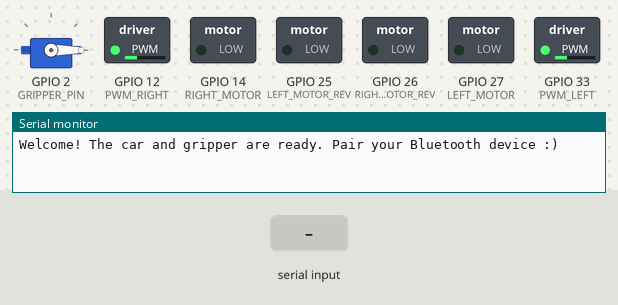
Bench run of a sketch on a simulated ESP32. Parts: servo, switched loads named in the sketch (green lamp = pin HIGH), the last lines printed to the serial monitor. The test bench sets the inputs (shaded band). Nothing arrives over Bluetooth unless stated.

Above: at 1.2 s.
1.3 s: "f" received over the second serial link
At 2.1 s:
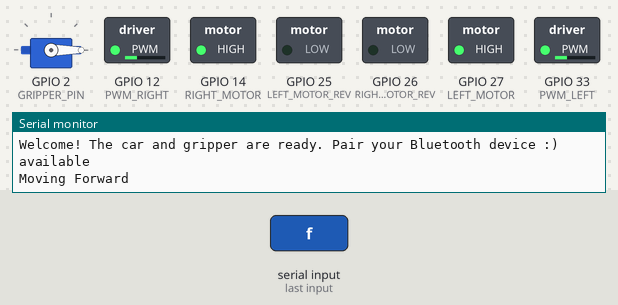
2.8 s: "b" received over the second serial link
At 3.2 s:
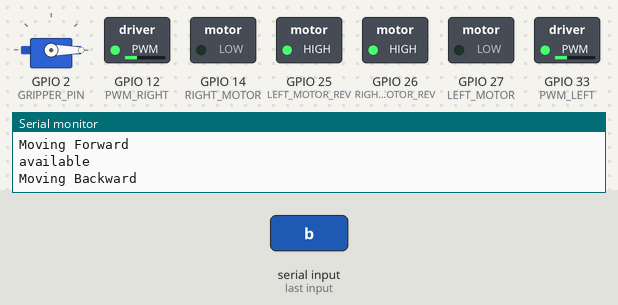
4.3 s: "r" received over the second serial link
At 5.5 s:
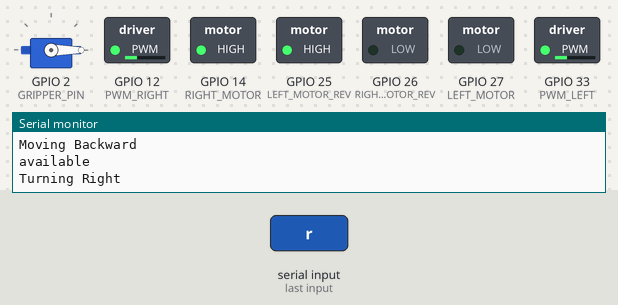
5.8 s: "l" received over the second serial link
At 6.7 s:
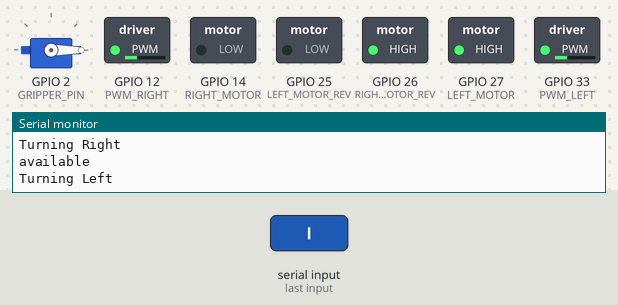
7.3 s: "c" received over the second serial link
At 7.8 s:
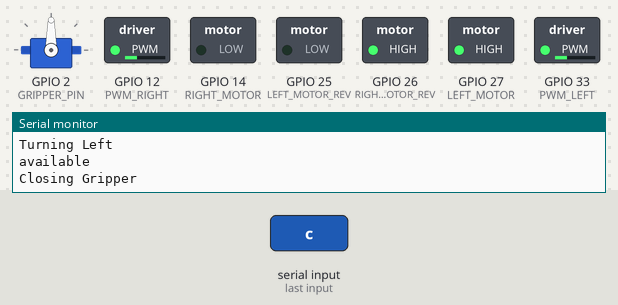
8.8 s: "f" received over the second serial link
At 10.2 s:
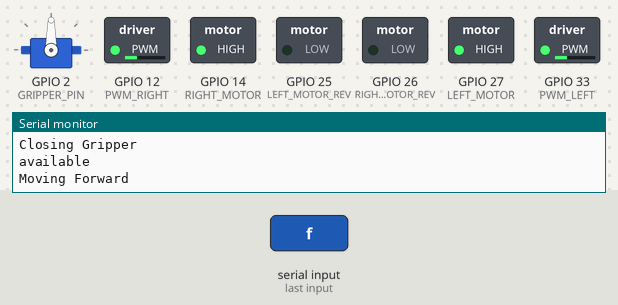
Timing chart, 0 to 11.3 s (numbered marks = the images above; inputs shaded):
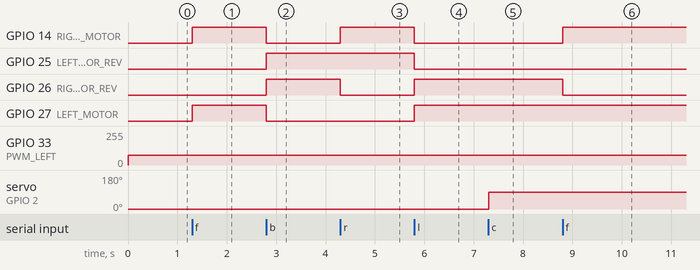

The sketch:

test.ino
```cpp
#include <BluetoothSerial.h>
#include <ESP32Servo.h>

BluetoothSerial serialBt;
Servo gripperServo;  //gripper servo object

//Motor pin definitions
#define RIGHT_MOTOR 14
#define LEFT_MOTOR 27
#define RIGHT_MOTOR_REV 26
#define LEFT_MOTOR_REV 25

//enable pins
#define PWM_RIGHT 12
#define PWM_LEFT 33


#define GRIPPER_PIN 2

void setup() {
  Serial.begin(115200);
  serialBt.begin("Tmam");
  Serial.println("Welcome! The car and gripper are ready. Pair your Bluetooth device :)");

  //motor control pins=outputs
  pinMode(RIGHT_MOTOR, OUTPUT);
  pinMode(LEFT_MOTOR, OUTPUT);
  pinMode(RIGHT_MOTOR_REV, OUTPUT);
  pinMode(LEFT_MOTOR_REV, OUTPUT);

  //PWM control pins=outputs
  pinMode(PWM_RIGHT, OUTPUT);
  pinMode(PWM_LEFT, OUTPUT);

  //gripper servo
  gripperServo.attach(GRIPPER_PIN);
  gripperServo.write(0);  //open position
}

void loop() {
  //speed of motors
  analogWrite(PWM_RIGHT, 75);  //right motor
  analogWrite(PWM_LEFT, 75);   //left motor

  if (serialBt.available()) {
    char state = serialBt.read();
    // sensor1state = digitalRead(sensor1);
    Serial.println("available");

    if (state == 'f') {
      moveForward();
    } else if (state == 'b') {
      moveBackward();
    } else if (state == 'r') {
      turnRight();
    } else if (state == 'l') {
      turnLeft();
    } else if (state == 'o') {
      openGripper();
    } else if (state == 'c') {
      closeGripper();
    }
  }
}


void moveForward() {
  Serial.println("Moving Forward");
  serialBt.println("Moving Forward");
  digitalWrite(RIGHT_MOTOR, HIGH);
  digitalWrite(LEFT_MOTOR, HIGH);
  digitalWrite(RIGHT_MOTOR_REV, LOW);
  digitalWrite(LEFT_MOTOR_REV, LOW);
}


void moveBackward() {
  Serial.println("Moving Backward");
  serialBt.println("Moving Backward");
  digitalWrite(RIGHT_MOTOR, LOW);
  digitalWrite(LEFT_MOTOR, LOW);
  digitalWrite(RIGHT_MOTOR_REV, HIGH);
  digitalWrite(LEFT_MOTOR_REV, HIGH);
}


void turnRight() {
  Serial.println("Turning Right");
  serialBt.println("Turning Right");
  digitalWrite(RIGHT_MOTOR, HIGH);
  digitalWrite(LEFT_MOTOR, LOW);
  digitalWrite(RIGHT_MOTOR_REV, LOW);
  digitalWrite(LEFT_MOTOR_REV, HIGH);
}


void turnLeft() {
  Serial.println("Turning Left");
  serialBt.println("Turning Left");
  digitalWrite(RIGHT_MOTOR, LOW);
  digitalWrite(LEFT_MOTOR, HIGH);
  digitalWrite(RIGHT_MOTOR_REV, HIGH);
  digitalWrite(LEFT_MOTOR_REV, LOW);
}


void stop() {
  Serial.println("Stopping");
  serialBt.println("Stopping");
  digitalWrite(RIGHT_MOTOR, LOW);
  digitalWrite(LEFT_MOTOR, LOW);
  digitalWrite(RIGHT_MOTOR_REV, LOW);
  digitalWrite(LEFT_MOTOR_REV, LOW);
}


void openGripper() {
  Serial.println("Opening Gripper");
  serialBt.println("Opening Gripper");
  gripperServo.write(0);  // Set the servo angle to 0 to open the gripper
}

// Function to close the gripper
void closeGripper() {
  Serial.println("Closing Gripper");
  serialBt.println("Closing Gripper");
  gripperServo.write(90);  // Set the servo angle to 90 to close the gripper
}
```

Measured:
- after the input at 1.3 s, GPIO 14 (RIGHT_MOTOR), GPIO 27 (LEFT_MOTOR): LOW → HIGH at once
- after the input at 2.8 s, GPIO 14 (RIGHT_MOTOR), GPIO 27 (LEFT_MOTOR): HIGH → LOW at once; GPIO 25 (LEFT_MOTOR_REV), GPIO 26 (RIGHT_MOTOR_REV): LOW → HIGH at once
- after the input at 4.3 s, GPIO 14 (RIGHT_MOTOR): LOW → HIGH at once; GPIO 26 (RIGHT_MOTOR_REV): HIGH → LOW at once
- after the input at 5.8 s, GPIO 14 (RIGHT_MOTOR), GPIO 25 (LEFT_MOTOR_REV): HIGH → LOW at once; GPIO 26 (RIGHT_MOTOR_REV), GPIO 27 (LEFT_MOTOR): LOW → HIGH at once
- after the input at 7.3 s, servo on GPIO 2 (GRIPPER_PIN): 0° → 90° at once
- after the input at 8.8 s, GPIO 14 (RIGHT_MOTOR): LOW → HIGH at once; GPIO 26 (RIGHT_MOTOR_REV): HIGH → LOW at once
